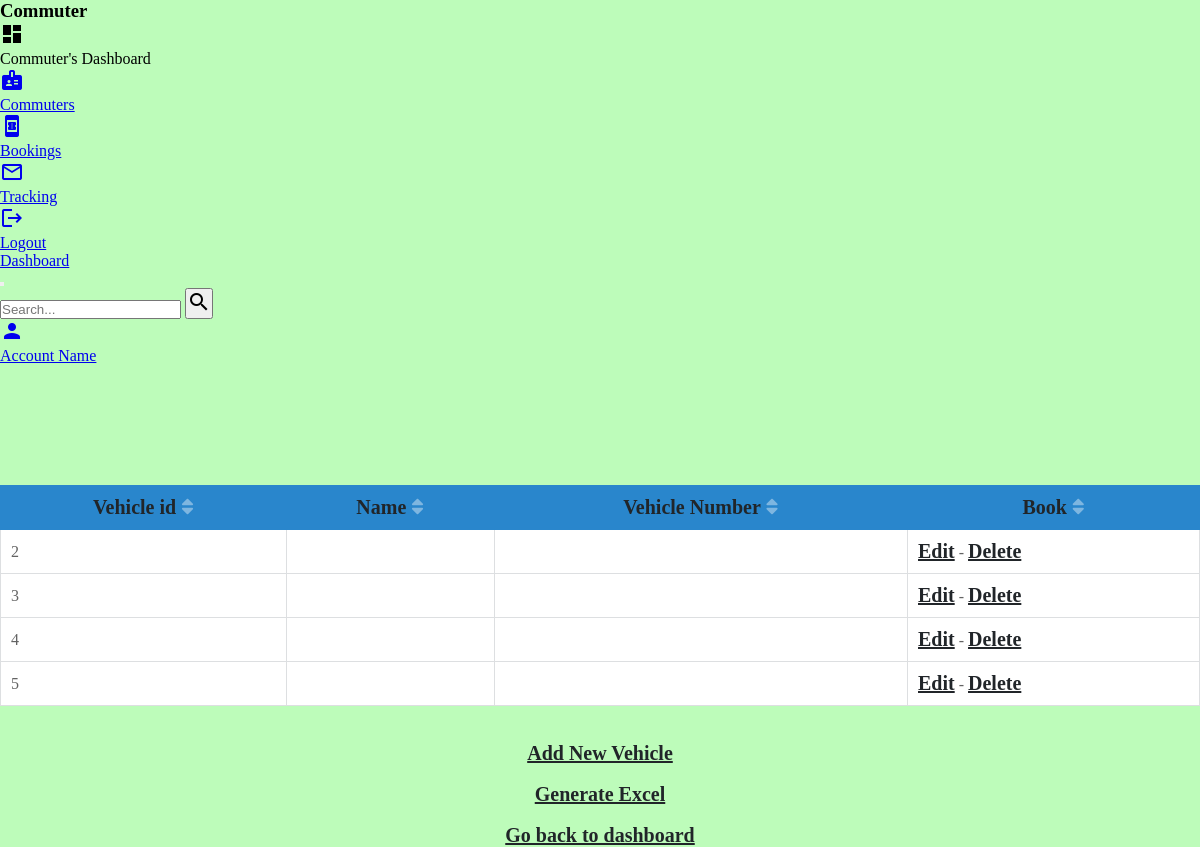
The page /urban.php on the database its author committed.
### tables this page shows
CREATE TABLE `schedule` (
  `schID` int(11) NOT NULL,
  `tid` int(11) NOT NULL,
  `start` varchar(10) NOT NULL,
  `finish` varchar(10) NOT NULL,
  `date` date NOT NULL,
  `time` varchar(10) NOT NULL,
  `fee` float NOT NULL
);

### urban.php (the view, shortened to what this page needs)
<?php
$mysqli = mysqli_connect('localhost', 'ddurro18', 'deaduro3', 'web16_ddurro18');
$columns = array('tid','name','vnumber');
$column = isset($_GET['column']) && in_array($_GET['column'], $columns) ? $_GET['column'] : $columns[0];
$sort_order = isset($_GET['order']) && strtolower($_GET['order']) == 'desc' ? 'DESC' : 'ASC';
if ($result = $mysqli->query('SELECT * FROM schedule ORDER BY ' .  $column . ' ' . $sort_order)) {
	$up_or_down = str_replace(array('ASC','DESC'), array('up','down'), $sort_order);
	$asc_or_desc = $sort_order == 'ASC' ? 'desc' : 'asc';
	$add_class = ' class="highlight"';
	?>
	<!DOCTYPE html>
	<html>
		<head>
			<link rel="stylesheet" href="https://use.fontawesome.com/releases/v5.3.1/css/all.css">
			<link rel="stylesheet" type="text/css" href="css/adminstyle.css"/>
			<link rel='stylesheet' href='https://cdn.rawgit.com/creativetimofficial/material-dashboard/31144b3f/assets/css/material-dashboard.css'>
			<link rel='stylesheet' href='https://maxcdn.bootstrapcdn.com/font-awesome/latest/css/font-awesome.min.css'>
		</head>
		<body>
		<div class="wrapper ">
    <div class="sidebar" data-color="green" data-background-color="white">
      <div class="logo">
        <h3 class="simple-text logo-normal">
        Commuter
        </h3>
      </div>
      <div class="sidebar-wrapper">
        <ul class="nav">
              <i class="material-icons">dashboard</i>
              <p>Commuter's Dashboard</p>
            <li class="nav-item">
            <a class="nav-link" href="Commuters.php">
            <i class="material-icons">badge</i>
              <p>Commuters</p>
            </a>
            </li>
            <li class="nav-item">
            <a class="nav-link" href="shouwappointments.php">
            <i class="material-icons">book_online</i>
              <p>Bookings</p>
            </a>
            </li>
			     <li class="nav-item">
            <a class="nav-link" href="tracking.php">
            <i class="material-icons">mail_outline</i>
              <p>Tracking</p>
            </a>
            </li>
            <li class="nav-item">
            <a class="nav-link" href="logout.php">
            <i class="material-icons">logout</i>
              <p>Logout</p>
            </a>
            </li>
        </ul>
      </div>
    </div>
    <div class="main-panel">
      <nav class="navbar navbar-expand-lg navbar-transparent navbar-absolute fixed-top ">
        <div class="container-fluid">
          <div class="navbar-wrapper">
            <a class="navbar-brand" href="admin.php">Dashboard</a>
          </div>
          <button class="navbar-toggler" type="button" data-toggle="collapse" aria-controls="navigation-index" aria-expanded="false" aria-label="Toggle navigation">
          </button>
          <div class="collapse navbar-collapse justify-content-end">
            <form class="navbar-form">
              <div class="input-group no-border">
                <input type="text" value="" class="form-control" placeholder="Search...">
                <button type="submit" class="btn btn-white btn-round btn-just-icon">
                  <i class="material-icons">search</i>
                </button>
              </div>
            </form>
            <ul class="navbar-nav">
              <li class="nav-item">
                <a class="nav-link" href="admin.php">
                  <i class="material-icons">person</i>
                  <p class="d-lg-none d-md-block">
                    Account Name
                  </p>
                </a>
              </li>
            </ul>
          </div>
        </div>
      </nav>
      <div id="wrap">
			<table>
				<tr>
					<th><a href="urban.php?column=name&order=<?php echo $asc_or_desc; ?>"> Vehicle id<i class="fas fa-sort<?php echo $column == 'name' ? '-' . $up_or_down : ''; ?>"></i></a></th>
					<th><a href="urban.php?column=age&order=<?php echo $asc_or_desc; ?>">Name<i class="fas fa-sort<?php echo $column == 'age' ? '-' . $up_or_down : ''; ?>"></i></a></th>
					<th><a href="urban.php?column=joined&order=<?php echo $asc_or_desc; ?>">Vehicle Number<i class="fas fa-sort<?php echo $column == 'joined' ? '-' . $up_or_down : ''; ?>"></i></a></th>
					<th><a href="urban.php?column=joined&order=<?php echo $asc_or_desc; ?>">Book<i class="fas fa-sort<?php echo $column == 'joined' ? '-' . $up_or_down : ''; ?>"></i></a></th>
				</tr>
				<?php while ($row = $result->fetch_assoc()): ?>
				<tr>
					<td<?php echo $column == 'name' ? $add_class : ''; ?>><?php echo mysqli_real_escape_string($mysqli,$row['tid']); ?></td>
					<td<?php echo $column == 'age' ? $add_class : ''; ?>><?php echo mysqli_real_escape_string($mysqli,$row['name']); ?></td>
					<td<?php echo $column == 'joined' ? $add_class : ''; ?>><?php echo mysqli_real_escape_string($mysqli,$row['vnumber']); ?></td>
					<td<?php echo $column == 'joined' ? $add_class : ''; ?>><?php echo "<a href='edit.php?id={$row['tid']}'>Edit</a> - <a href='del.php?id={$row['tid']}'>Delete</a>" ?></td>
				</tr>
				<?php endwhile; ?>
			</table>
			<br><br>
			<center><a href="crStaff.php">Add New Vehicle</a> <br><br> <a href="excelstaff.php">Generate Excel</a><br><br><a href="admin.php">Go back to dashboard</a></center>
		</div>
		</body>
	</html>
	<?php
}
?>

### css/adminstyle.css (style rules this page uses)
* { margin: 0px; padding: 0px; }
body { width: 100%; height: 100vh; background-color: #bdfcba; }
#wrap { margin-top: 10%; }
#wrap a { font-size: 20px; font-weight: bold; color: #212529; }

### urban.php (style rules this page uses)
table { border-collapse: collapse; width: 100%; }
th { background-color: #2986cc; border: 1px solid #2986cc; }
th a { display: block; text-decoration:none; padding: 10px; color: #ffffff; font-weight: bold; font-size: 13px; }
th a i { margin-left: 5px; color: rgba(255,255,255,0.4); }
td { padding: 10px; color: #636363; border: 1px solid #dddfe1; }
tr { background-color: #ffffff; }

### rows shown on the page
schedule: tid "2"
schedule: tid "3"
schedule: tid "4"
schedule: tid "5"
